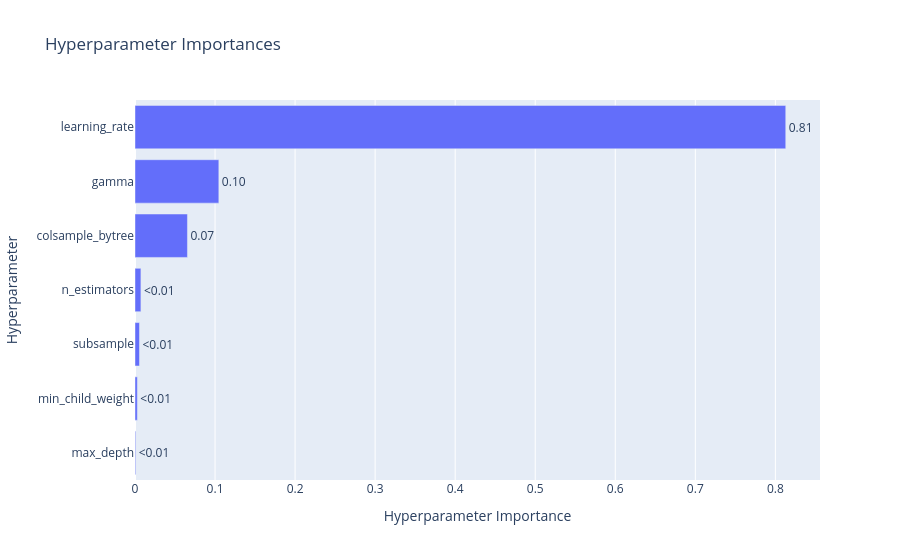

The code cell stored with this chart in its notebook:
### Code cell
plot_param_importances(study)

### Figure 1 — Plotly figure (JSON) as saved in the notebook; plotly's stock layout.template omitted (floating-point values rounded to 4 significant figures)
{"data": [{"cliponaxis": false, "hovertemplate": ["max_depth (IntDistribution): 0.0008736921374548092<extra></extra>", "min_child_weight (IntDistribution): 0.002932571918453846<extra></extra>", "subsample (FloatDistribution): 0.0055870330355401445<extra></extra>", "n_estimators (IntDistribution): 0.007370840691491965<extra></extra>", "colsample_bytree (FloatDistribution): 0.06552380616425384<extra></extra>", "gamma (FloatDistribution): 0.10473590464035756<extra></extra>", "learning_rate (FloatDistribution): 0.8129761514124476<extra></extra>"], "name": "Objective Value", "orientation": "h", "text": ["<0.01", "<0.01", "<0.01", "<0.01", "0.07", "0.10", "0.81"], "textposition": "outside", "type": "bar", "x": [0.0008737, 0.002933, 0.005587, 0.007371, 0.06552, 0.1047, 0.813], "y": ["max_depth", "min_child_weight", "subsample", "n_estimators", "colsample_bytree", "gamma", "learning_rate"]}], "layout": {"title": {"text": "Hyperparameter Importances"}, "xaxis": {"title": {"text": "Hyperparameter Importance"}}, "yaxis": {"title": {"text": "Hyperparameter"}}}}
